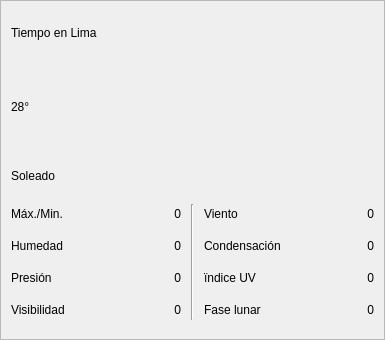
           <widget class="QFrame" name="frame_today">
            <property name="sizePolicy">
             <sizepolicy hsizetype="Fixed" vsizetype="Fixed">
              <horstretch>0</horstretch>
              <verstretch>0</verstretch>
             </sizepolicy>
            </property>
            <property name="minimumSize">
             <size>
              <width>385</width>
              <height>340</height>
             </size>
            </property>
            <property name="maximumSize">
             <size>
              <width>385</width>
              <height>340</height>
             </size>
            </property>
            <property name="frameShape">
             <enum>QFrame::StyledPanel</enum>
            </property>
            <property name="frameShadow">
             <enum>QFrame::Raised</enum>
            </property>
            <layout class="QGridLayout" name="gridLayout_6">
             <property name="leftMargin">
              <number>10</number>
             </property>
             <property name="topMargin">
              <number>10</number>
             </property>
             <property name="rightMargin">
              <number>10</number>
             </property>
             <property name="bottomMargin">
              <number>10</number>
             </property>
             <property name="spacing">
              <number>10</number>
             </property>
             <item row="6" column="4">
              <widget class="QLabel" name="info_moon">
               <property name="sizePolicy">
                <sizepolicy hsizetype="Fixed" vsizetype="Fixed">
                 <horstretch>0</horstretch>
                 <verstretch>0</verstretch>
                </sizepolicy>
               </property>
               <property name="minimumSize">
                <size>
                 <width>80</width>
                 <height>20</height>
                </size>
               </property>
               <property name="text">
                <string>0</string>
               </property>
               <property name="alignment">
                <set>Qt::AlignRight|Qt::AlignTrailing|Qt::AlignVCenter</set>
               </property>
              </widget>
             </item>
             <item row="1" column="3" rowspan="2" colspan="2">
              <widget class="QLabel" name="label_icon">
               <property name="sizePolicy">
                <sizepolicy hsizetype="Fixed" vsizetype="Fixed">
                 <horstretch>0</horstretch>
                 <verstretch>0</verstretch>
                </sizepolicy>
               </property>
               <property name="maximumSize">
                <size>
                 <width>125</width>
                 <height>125</height>
                </size>
               </property>
               <property name="text">
                <string/>
               </property>
               <property name="pixmap">
                <pixmap resource="../resources/resources.qrc">:/resources/031-sun.png</pixmap>
               </property>
               <property name="scaledContents">
                <bool>true</bool>
               </property>
               <property name="alignment">
                <set>Qt::AlignCenter</set>
               </property>
              </widget>
             </item>
             <item row="6" column="1">
              <widget class="QLabel" name="info_visibility">
               <property name="sizePolicy">
                <sizepolicy hsizetype="Fixed" vsizetype="Fixed">
                 <horstretch>0</horstretch>
                 <verstretch>0</verstretch>
                </sizepolicy>
               </property>
               <property name="minimumSize">
                <size>
                 <width>80</width>
                 <height>20</height>
                </size>
               </property>
               <property name="text">
                <string>0</string>
               </property>
               <property name="alignment">
                <set>Qt::AlignRight|Qt::AlignTrailing|Qt::AlignVCenter</set>
               </property>
              </widget>
             </item>
             <item row="1" column="0" colspan="2">
              <widget class="QLabel" name="label_temperature">
               <property name="sizePolicy">
                <sizepolicy hsizetype="Preferred" vsizetype="Fixed">
                 <horstretch>0</horstretch>
                 <verstretch>0</verstretch>
                </sizepolicy>
               </property>
               <property name="minimumSize">
                <size>
                 <width>0</width>
                 <height>83</height>
                </size>
               </property>
               <property name="maximumSize">
                <size>
                 <width>16777215</width>
                 <height>83</height>
                </size>
               </property>
               <property name="text">
                <string>28°</string>
               </property>
              </widget>
             </item>
             <item row="0" column="0" colspan="5">
              <widget class="QLabel" name="label_place">
               <property name="sizePolicy">
                <sizepolicy hsizetype="Preferred" vsizetype="Fixed">
                 <horstretch>0</horstretch>
                 <verstretch>0</verstretch>
                </sizepolicy>
               </property>
               <property name="minimumSize">
                <size>
                 <width>0</width>
                 <height>40</height>
                </size>
               </property>
               <property name="maximumSize">
                <size>
                 <width>16777215</width>
                 <height>40</height>
                </size>
               </property>
               <property name="text">
                <string>Tiempo en Lima</string>
               </property>
              </widget>
             </item>
             <item row="2" column="0" colspan="2">
              <widget class="QLabel" name="label_state">
               <property name="sizePolicy">
                <sizepolicy hsizetype="Preferred" vsizetype="Fixed">
                 <horstretch>0</horstretch>
                 <verstretch>0</verstretch>
                </sizepolicy>
               </property>
               <property name="minimumSize">
                <size>
                 <width>0</width>
                 <height>32</height>
                </size>
               </property>
               <property name="maximumSize">
                <size>
                 <width>16777215</width>
                 <height>32</height>
                </size>
               </property>
               <property name="text">
                <string>Soleado</string>
               </property>
              </widget>
             </item>
             <item row="4" column="1">
              <widget class="QLabel" name="info_humidity">
               <property name="sizePolicy">
                <sizepolicy hsizetype="Fixed" vsizetype="Fixed">
                 <horstretch>0</horstretch>
                 <verstretch>0</verstretch>
                </sizepolicy>
               </property>
               <property name="minimumSize">
                <size>
                 <width>80</width>
                 <height>0</height>
                </size>
               </property>
               <property name="text">
                <string>0</string>
               </property>
               <property name="alignment">
                <set>Qt::AlignRight|Qt::AlignTrailing|Qt::AlignVCenter</set>
               </property>
              </widget>
             </item>
             <item row="4" column="4">
              <widget class="QLabel" name="info_condensation">
               <property name="sizePolicy">
                <sizepolicy hsizetype="Fixed" vsizetype="Fixed">
                 <horstretch>0</horstretch>
                 <verstretch>0</verstretch>
                </sizepolicy>
               </property>
               <property name="minimumSize">
                <size>
                 <width>80</width>
                 <height>20</height>
                </size>
               </property>
               <property name="text">
                <string>0</string>
               </property>
               <property name="alignment">
                <set>Qt::AlignRight|Qt::AlignTrailing|Qt::AlignVCenter</set>
               </property>
              </widget>
             </item>
             <item row="5" column="4">
              <widget class="QLabel" name="info_uv">
               <property name="sizePolicy">
                <sizepolicy hsizetype="Fixed" vsizetype="Fixed">
                 <horstretch>0</horstretch>
                 <verstretch>0</verstretch>
                </sizepolicy>
               </property>
               <property name="minimumSize">
                <size>
                 <width>80</width>
                 <height>20</height>
                </size>
               </property>
               <property name="text">
                <string>0</string>
               </property>
               <property name="alignment">
                <set>Qt::AlignRight|Qt::AlignTrailing|Qt::AlignVCenter</set>
               </property>
              </widget>
             </item>
             <item row="3" column="4">
              <widget class="QLabel" name="info_wind">
               <property name="sizePolicy">
                <sizepolicy hsizetype="Fixed" vsizetype="Fixed">
                 <horstretch>0</horstretch>
                 <verstretch>0</verstretch>
                </sizepolicy>
               </property>
               <property name="minimumSize">
                <size>
                 <width>80</width>
                 <height>20</height>
                </size>
               </property>
               <property name="text">
                <string>0</string>
               </property>
               <property name="alignment">
                <set>Qt::AlignRight|Qt::AlignTrailing|Qt::AlignVCenter</set>
               </property>
              </widget>
             </item>
             <item row="3" column="1">
              <widget class="QLabel" name="info_maxmin">
               <property name="sizePolicy">
                <sizepolicy hsizetype="Fixed" vsizetype="Fixed">
                 <horstretch>0</horstretch>
                 <verstretch>0</verstretch>
                </sizepolicy>
               </property>
               <property name="minimumSize">
                <size>
                 <width>80</width>
                 <height>20</height>
                </size>
               </property>
               <property name="text">
                <string>0</string>
               </property>
               <property name="alignment">
                <set>Qt::AlignRight|Qt::AlignTrailing|Qt::AlignVCenter</set>
               </property>
              </widget>
             </item>
             <item row="3" column="3">
              <widget class="QLabel" name="label_wind">
               <property name="sizePolicy">
                <sizepolicy hsizetype="Fixed" vsizetype="Fixed">
                 <horstretch>0</horstretch>
                 <verstretch>0</verstretch>
                </sizepolicy>
               </property>
               <property name="minimumSize">
                <size>
                 <width>80</width>
                 <height>20</height>
                </size>
               </property>
               <property name="text">
                <string>Viento</string>
               </property>
              </widget>
             </item>
             <item row="4" column="3">
              <widget class="QLabel" name="label_condensation">
               <property name="sizePolicy">
                <sizepolicy hsizetype="Fixed" vsizetype="Fixed">
                 <horstretch>0</horstretch>
                 <verstretch>0</verstretch>
                </sizepolicy>
               </property>
               <property name="minimumSize">
                <size>
                 <width>80</width>
                 <height>20</height>
                </size>
               </property>
               <property name="text">
                <string>Condensación</string>
               </property>
              </widget>
             </item>
             <item row="5" column="0">
              <widget class="QLabel" name="label_pressure">
               <property name="sizePolicy">
                <sizepolicy hsizetype="Fixed" vsizetype="Fixed">
                 <horstretch>0</horstretch>
                 <verstretch>0</verstretch>
                </sizepolicy>
               </property>
               <property name="minimumSize">
                <size>
                 <width>80</width>
                 <height>20</height>
                </size>
               </property>
               <property name="text">
                <string>Presión</string>
               </property>
              </widget>
             </item>
             <item row="6" column="3">
              <widget class="QLabel" name="label_moon">
               <property name="sizePolicy">
                <sizepolicy hsizetype="Fixed" vsizetype="Fixed">
                 <horstretch>0</horstretch>
                 <verstretch>0</verstretch>
                </sizepolicy>
               </property>
               <property name="minimumSize">
                <size>
                 <width>80</width>
                 <height>20</height>
                </size>
               </property>
               <property name="text">
                <string>Fase lunar</string>
               </property>
              </widget>
             </item>
             <item row="6" column="0">
              <widget class="QLabel" name="label_visibility">
               <property name="sizePolicy">
                <sizepolicy hsizetype="Fixed" vsizetype="Fixed">
                 <horstretch>80</horstretch>
                 <verstretch>20</verstretch>
                </sizepolicy>
               </property>
               <property name="text">
                <string>Visibilidad</string>
               </property>
              </widget>
             </item>
             <item row="5" column="3">
              <widget class="QLabel" name="label_uv">
               <property name="sizePolicy">
                <sizepolicy hsizetype="Fixed" vsizetype="Fixed">
                 <horstretch>0</horstretch>
                 <verstretch>0</verstretch>
                </sizepolicy>
               </property>
               <property name="minimumSize">
                <size>
                 <width>80</width>
                 <height>20</height>
                </size>
               </property>
               <property name="text">
                <string>ïndice UV</string>
               </property>
              </widget>
             </item>
             <item row="4" column="0">
              <widget class="QLabel" name="label_humidity">
               <property name="sizePolicy">
                <sizepolicy hsizetype="Fixed" vsizetype="Fixed">
                 <horstretch>0</horstretch>
                 <verstretch>0</verstretch>
                </sizepolicy>
               </property>
               <property name="minimumSize">
                <size>
                 <width>80</width>
                 <height>20</height>
                </size>
               </property>
               <property name="text">
                <string>Humedad</string>
               </property>
              </widget>
             </item>
             <item row="3" column="0">
              <widget class="QLabel" name="label_maxmin">
               <property name="sizePolicy">
                <sizepolicy hsizetype="Fixed" vsizetype="Fixed">
                 <horstretch>0</horstretch>
                 <verstretch>0</verstretch>
                </sizepolicy>
               </property>
               <property name="minimumSize">
                <size>
                 <width>80</width>
                 <height>20</height>
                </size>
               </property>
               <property name="text">
                <string>Máx./Min.</string>
               </property>
              </widget>
             </item>
             <item row="5" column="1">
              <widget class="QLabel" name="info_pressure">
               <property name="sizePolicy">
                <sizepolicy hsizetype="Fixed" vsizetype="Fixed">
                 <horstretch>0</horstretch>
                 <verstretch>0</verstretch>
                </sizepolicy>
               </property>
               <property name="minimumSize">
                <size>
                 <width>80</width>
                 <height>20</height>
                </size>
               </property>
               <property name="text">
                <string>0</string>
               </property>
               <property name="alignment">
                <set>Qt::AlignRight|Qt::AlignTrailing|Qt::AlignVCenter</set>
               </property>
              </widget>
             </item>
             <item row="3" column="2" rowspan="4">
              <widget class="Line" name="line">
               <property name="orientation">
                <enum>Qt::Vertical</enum>
               </property>
              </widget>
             </item>
            </layout>
           </widget>
